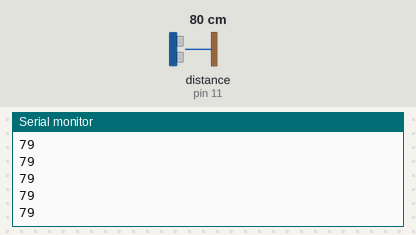
Bench run of a sketch on a simulated Arduino Uno, built with avr-gcc and run on an emulated ATmega328P. Shown: the last lines printed to the serial monitor. Wiring (inferred from the names in the program): ultrasonic range finder: trigger pin 10; echo pin 11. The test bench sets the inputs (shaded band); at power-on: distance to the obstacle (sensor on pin 11) 80 cm. The echo pulse lasts 58.3 µs per cm.

Above: at 1.2 s.
1.3 s: distance to the obstacle (sensor on pin 11) set to 2 cm
At 1.37 s:
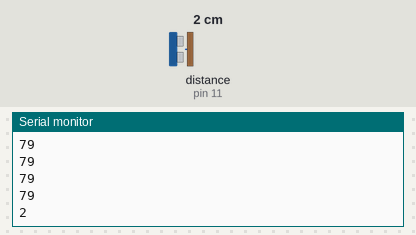
2.8 s: distance to the obstacle (sensor on pin 11) set to 4 cm
At 2.89 s:
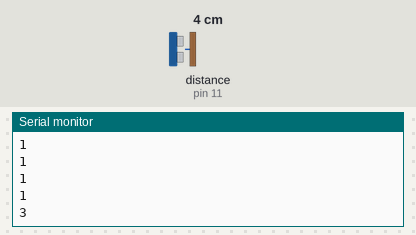
Timing chart, 0 to 5.8 s (numbered marks = the images above; inputs shaded):
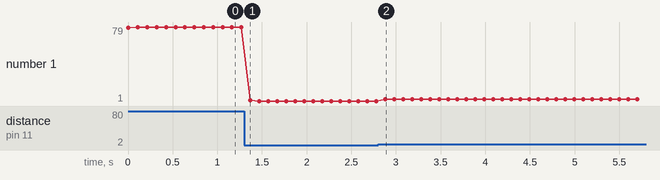

The sketch:

Ultrasonico.ino
```cpp
const int Trigger = 10;       //Pin digital 2 para el Trigger del sensor
const int Echo = 11;          //Pin digital 3 para el echo del sensor

void setup() {
  Serial.begin(9600);         //iniciailzamos la comunicación
  pinMode(Trigger, OUTPUT);   //pin como salida
  pinMode(Echo, INPUT);       //pin como entrada
  digitalWrite(Trigger, LOW); //Inicializamos el pin con 0
}

void loop() {

  long t;                     //tiempo que demora en llegar el eco
  int d;                      //distancia en centimetros

  digitalWrite(Trigger, HIGH);
  delayMicroseconds(10);      //Enviamos un pulso de 10us
  digitalWrite(Trigger, LOW);

  t = pulseIn(Echo, HIGH);    //obtenemos el ancho del pulso
  d = t/59;                   //escalamos el tiempo a una distancia en cm

  //Serial.print("Distancia: ");
  Serial.println(d);          //Enviamos serialmente el valor de la distancia
  //Serial.print("cm");
  //Serial.println();
  delay(100);                 //Hacemos una pausa de 100ms
}
```

Measured:
- after the input at 1.3 s, the serial monitor: prints a new line after 0.07 s (image 1)
- after the input at 2.8 s, the serial monitor: prints a new line after 0.08 s (image 2)
- plotted number 1: 79 → 1 after the input at 1.3 s, 1 → 3 after the input at 2.8 s
